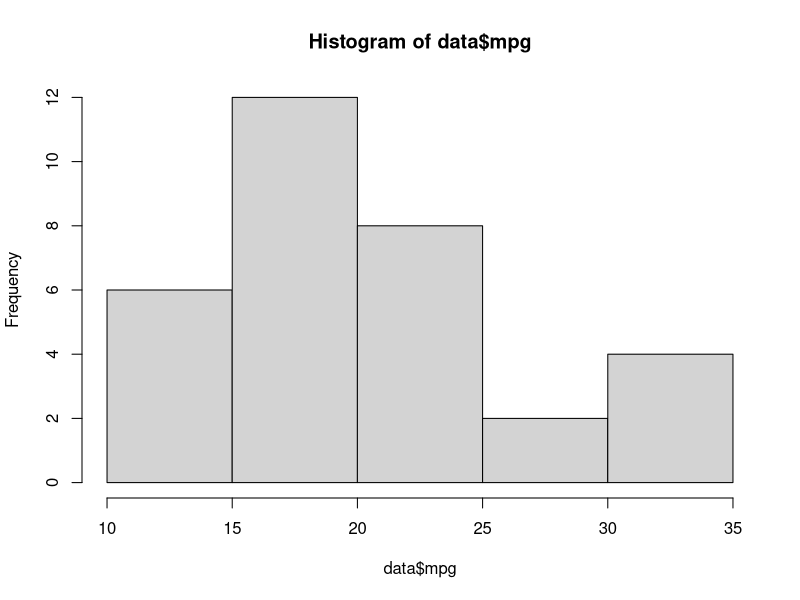
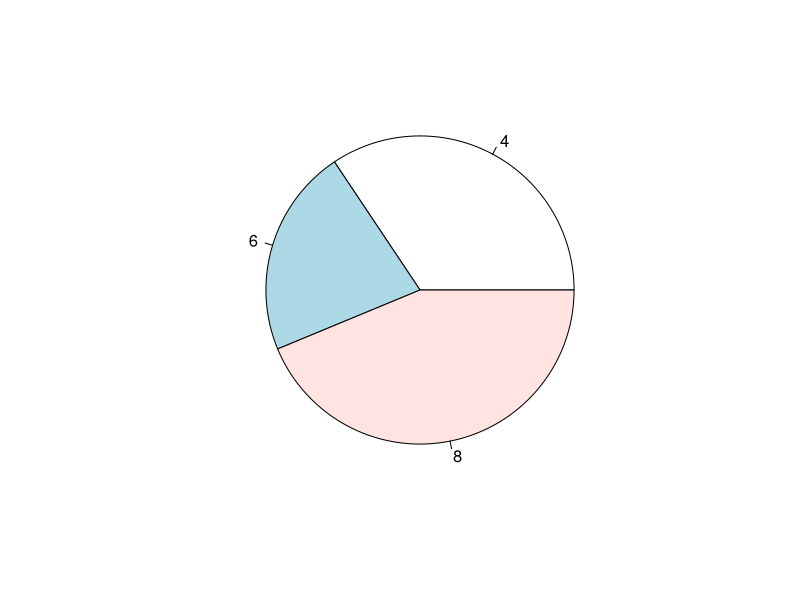
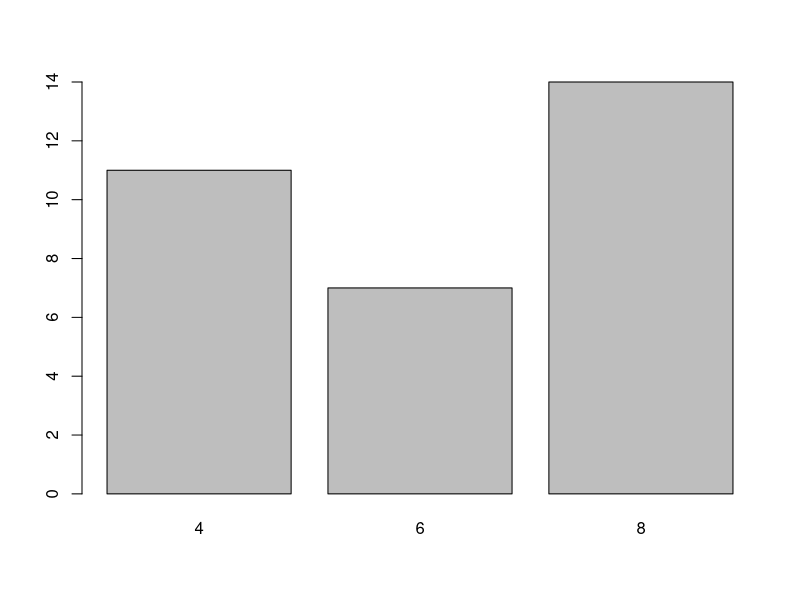

R code for these plots, in order:
#Codigo para problema 2

rm(list=ls())
data=mtcars

hist(data$mpg)
table(data$cyl)
pie(table(data$cyl))
barplot(table(data$cyl))
